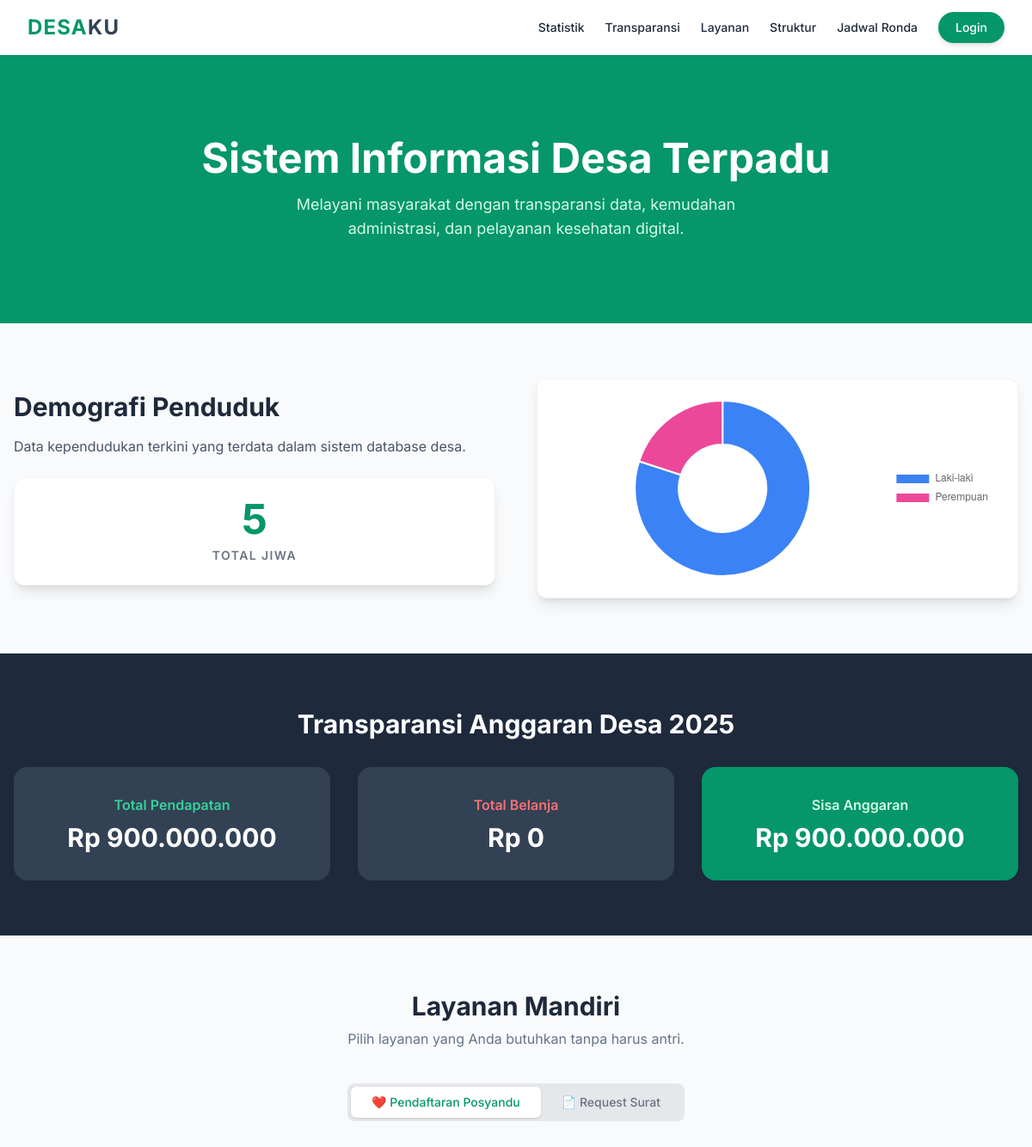
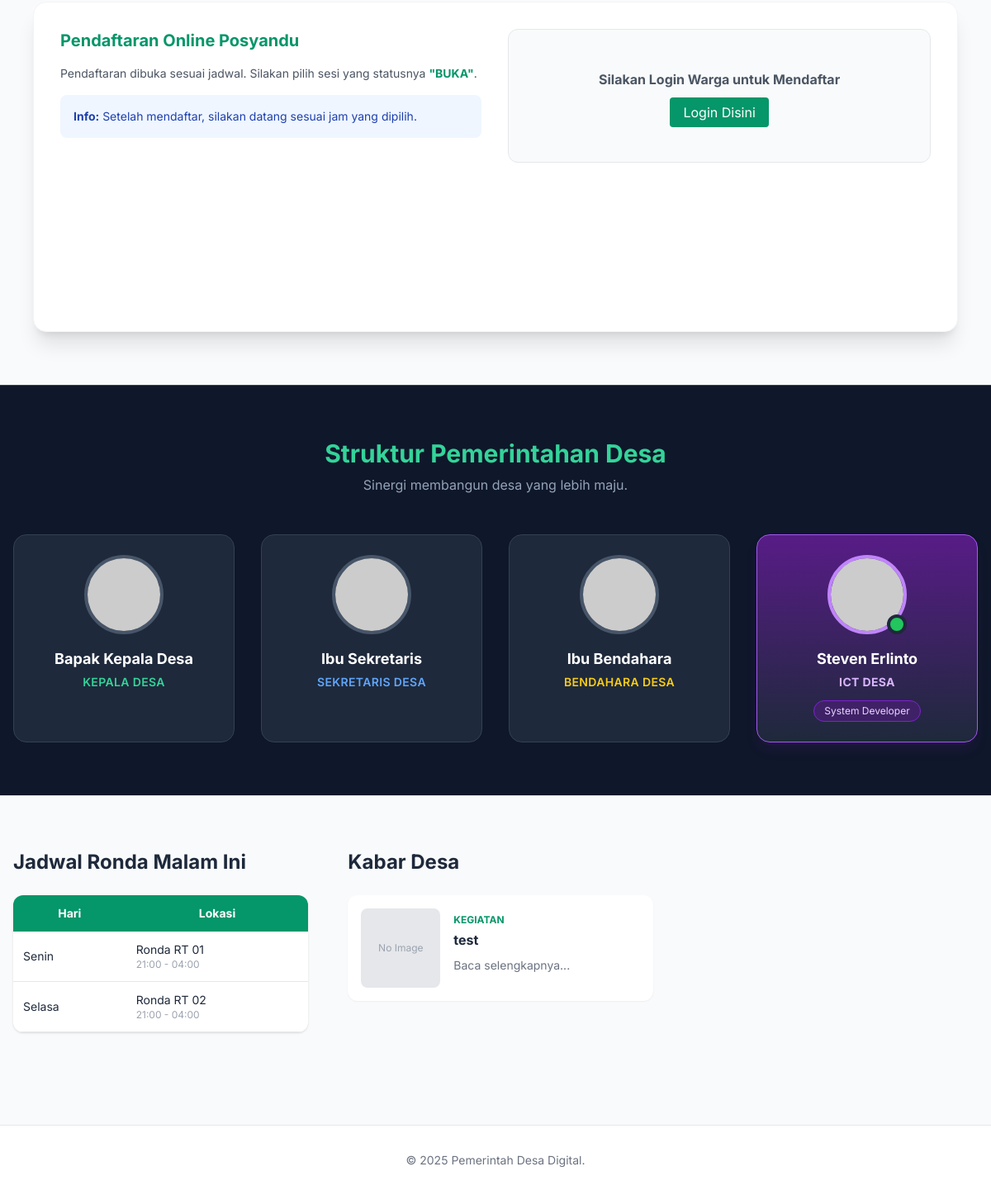
The page / on the database its author committed (2 pictures, top to bottom).
### tables this page shows
CREATE TABLE `users` (
  `id` int(11) NOT NULL,
  `username` varchar(50) NOT NULL,
  `password` varchar(255) NOT NULL,
  `nama_lengkap` varchar(100) NOT NULL,
  `role_level` int(1) NOT NULL COMMENT '1:Dev, 2:Kades, 3:Sekdes, 4:Bendahara'
);

CREATE TABLE `jadwal` (
  `id` int(11) NOT NULL,
  `kegiatan` varchar(100) NOT NULL,
  `hari` varchar(20) NOT NULL,
  `jam` varchar(20) NOT NULL,
  `petugas` varchar(200) NOT NULL,
  `jenis` enum('Ronda','Posyandu') NOT NULL,
  `id_penanggung_jawab` int(11) DEFAULT NULL
);

CREATE TABLE `berita` (
  `id` int(11) NOT NULL,
  `judul` varchar(200) NOT NULL,
  `slug` varchar(200) NOT NULL,
  `isi` text NOT NULL,
  `kategori` varchar(50) DEFAULT 'Kegiatan',
  `gambar` varchar(100) DEFAULT 'default.jpg',
  `tanggal` datetime DEFAULT current_timestamp(),
  `id_user` int(11) DEFAULT 1
);

### index.php (the view, shortened to what this page needs)
<?php
include 'includes/koneksi.php';
$total_lk = mysqli_fetch_assoc(mysqli_query($conn, "SELECT COUNT(*) as t FROM penduduk WHERE jk='L'"))['t'];
$total_pr = mysqli_fetch_assoc(mysqli_query($conn, "SELECT COUNT(*) as t FROM penduduk WHERE jk='P'"))['t'];
$total_warga = $total_lk + $total_pr;
$apb_in = mysqli_fetch_assoc(mysqli_query($conn, "SELECT SUM(nominal) as t FROM apb_desa WHERE jenis='Pendapatan'"))['t'] ?? 0;
$apb_out = mysqli_fetch_assoc(mysqli_query($conn, "SELECT SUM(nominal) as t FROM apb_desa WHERE jenis='Belanja'"))['t'] ?? 0;
$d_kades = mysqli_fetch_assoc(mysqli_query($conn, "SELECT nama_lengkap FROM users WHERE role_level='2' LIMIT 1"));
$d_sekdes = mysqli_fetch_assoc(mysqli_query($conn, "SELECT nama_lengkap FROM users WHERE role_level='3' LIMIT 1"));
$d_bendahara = mysqli_fetch_assoc(mysqli_query($conn, "SELECT nama_lengkap FROM users WHERE role_level='4' LIMIT 1"));
$nama_kades = $d_kades['nama_lengkap'] ?? "Pejabat Belum Diisi";
$nama_sekdes = $d_sekdes['nama_lengkap'] ?? "Pejabat Belum Diisi";
$nama_bendahara = $d_bendahara['nama_lengkap'] ?? "Pejabat Belum Diisi";
?>
<!DOCTYPE html>
<html lang="id" class="scroll-smooth">
<head>
    <script src="https://cdn.tailwindcss.com"></script>
</head>
<body class="bg-gray-50 text-slate-800">
    <nav class="bg-white/90 backdrop-blur-md shadow-sm sticky top-0 z-50">
        <div class="max-w-7xl mx-auto px-4 sm:px-6 lg:px-8">
            <div class="flex justify-between h-16 items-center">
                <h1 class="text-2xl font-bold text-emerald-600 tracking-wider">DESA<span class="text-slate-700">KU</span></h1>
                <div class="hidden md:flex items-center space-x-6 text-sm font-medium">
                    <a href="#stats" class="hover:text-emerald-600 transition">Statistik</a>
                    <a href="#apb" class="hover:text-emerald-600 transition">Transparansi</a>
                    <a href="#layanan" class="hover:text-emerald-600 transition">Layanan</a>
                    <a href="#struktur" class="hover:text-emerald-600 transition">Struktur</a>
                    <a href="#ronda" class="hover:text-emerald-600 transition">Jadwal Ronda</a>
                    <?php if(isset($_SESSION['user_login'])): ?>
                        <div class="flex items-center gap-3 pl-4 border-l">
                            <span class="text-emerald-700 font-bold">Hi, <?= $_SESSION['user_name']; ?></span>
                            <a href="logout.php" class="text-xs bg-red-50 text-red-600 px-3 py-1 rounded-full font-bold hover:bg-red-100 border border-red-200">Logout</a>
                        </div>
                    <?php else: ?>
                        <a href="login.php" class="bg-emerald-600 text-white px-5 py-2 rounded-full hover:bg-emerald-700 transition shadow-md">Login</a>
                    <?php endif; ?>
                </div>
            </div>
        </div>
    </nav>
    <div class="bg-emerald-600 text-white py-24 text-center px-4 relative overflow-hidden">
        <div class="relative z-10">
            <h1 class="text-4xl md:text-5xl font-bold mb-4">Sistem Informasi Desa Terpadu</h1>
            <p class="text-emerald-100 max-w-xl mx-auto text-lg">Melayani masyarakat dengan transparansi data, kemudahan administrasi, dan pelayanan kesehatan digital.</p>
        </div>
    </div>
    <div id="stats" class="max-w-7xl mx-auto px-4 py-16">
        <div class="grid md:grid-cols-2 gap-12 items-center">
            <div>
                <h2 class="text-3xl font-bold text-slate-800 mb-4">Demografi Penduduk</h2>
                <p class="text-slate-600 mb-6">Data kependudukan terkini yang terdata dalam sistem database desa.</p>
                <div class="bg-white p-6 rounded-xl shadow-lg border border-gray-100 text-center">
                    <h3 class="text-5xl font-bold text-emerald-600 mb-2"><?= number_format($total_warga); ?></h3>
                    <p class="text-gray-500 uppercase tracking-widest text-sm font-semibold">Total Jiwa</p>
                </div>
            </div>
            <div class="bg-white p-6 rounded-xl shadow-lg border border-gray-100 h-64">
                <canvas id="chartPenduduk"></canvas>
            </div>
        </div>
    </div>
    <div id="apb" class="bg-slate-800 text-white py-16">
        <div class="max-w-7xl mx-auto px-4 text-center">
            <h2 class="text-3xl font-bold mb-8">Transparansi Anggaran Desa 2025</h2>
            <div class="grid md:grid-cols-3 gap-8">
                <div class="bg-slate-700 p-8 rounded-2xl relative overflow-hidden"><p class="text-emerald-400 font-semibold mb-2">Total Pendapatan</p><h3 class="text-3xl font-bold">Rp <?= number_format($apb_in, 0, ',', '.'); ?></h3></div>
                <div class="bg-slate-700 p-8 rounded-2xl relative overflow-hidden"><p class="text-red-400 font-semibold mb-2">Total Belanja</p><h3 class="text-3xl font-bold">Rp <?= number_format($apb_out, 0, ',', '.'); ?></h3></div>
                <div class="bg-emerald-600 p-8 rounded-2xl relative overflow-hidden"><p class="text-emerald-100 font-semibold mb-2">Sisa Anggaran</p><h3 class="text-3xl font-bold">Rp <?= number_format($apb_in - $apb_out, 0, ',', '.'); ?></h3></div>
            </div>
        </div>
    </div>
    <div id="layanan" class="max-w-6xl mx-auto px-4 py-16">
        <div class="text-center mb-10"><h2 class="text-3xl font-bold text-slate-800">Layanan Mandiri</h2><p class="text-slate-500 mt-2">Pilih layanan yang Anda butuhkan tanpa harus antri.</p></div>
        <div class="flex justify-center mb-8"><div class="bg-gray-200 p-1 rounded-lg inline-flex"><button onclick="switchTab('posyandu')" id="btn-posyandu" class="px-6 py-2 rounded-md font-medium text-sm transition bg-white shadow text-emerald-600">❤️ Pendaftaran Posyandu</button><button onclick="switchTab('surat')" id="btn-surat" class="px-6 py-2 rounded-md font-medium text-sm transition text-gray-500 hover:text-gray-700">📄 Request Surat</button></div></div>
        <div class="bg-white rounded-2xl shadow-xl border border-gray-100 overflow-hidden min-h-[400px]">
            <div id="tab-posyandu" class="p-8">
                <div class="flex flex-col md:flex-row gap-8">
                    <div class="md:w-1/2">
                        <h3 class="text-xl font-bold text-emerald-600 mb-4">Pendaftaran Online Posyandu</h3>
                        <p class="text-gray-600 mb-4 text-sm">Pendaftaran dibuka sesuai jadwal. Silakan pilih sesi yang statusnya <span class="font-bold text-emerald-600">"BUKA"</span>.</p>
                        <div class="bg-blue-50 p-4 rounded-lg text-sm text-blue-800"><strong>Info:</strong> Setelah mendaftar, silakan datang sesuai jam yang dipilih.</div>
                    </div>
                    <div class="md:w-1/2 bg-gray-50 p-6 rounded-xl border border-gray-200">
                        <?php if(!isset($_SESSION['user_login'])): ?>
                            <div class="text-center py-6"><p class="mb-4 text-gray-600 font-bold">Silakan Login Warga untuk Mendaftar</p><a href="login.php" class="bg-emerald-600 text-white px-4 py-2 rounded">Login Disini</a></div>
                        <?php endif; ?>
                    </div>
                </div>
            </div>
        </div>
    </div>
    <div id="struktur" class="bg-slate-900 py-16 text-white border-t border-slate-700">
        <div class="max-w-7xl mx-auto px-4">
            <div class="text-center mb-12">
                <h2 class="text-3xl font-bold text-emerald-400">Struktur Pemerintahan Desa</h2>
                <p class="text-slate-400 mt-2">Sinergi membangun desa yang lebih maju.</p>
            </div>
            <div class="grid grid-cols-1 md:grid-cols-4 gap-8 text-center">
                <div class="bg-slate-800 p-6 rounded-2xl border border-slate-700 hover:border-emerald-500 transition">
                    <img src="https://ui-avatars.com/api/?name=<?= urlencode($nama_kades); ?>&background=10b981&color=fff&size=128" class="w-24 h-24 rounded-full mx-auto mb-4 border-4 border-slate-600">
                    <h4 class="font-bold text-lg"><?= $nama_kades; ?></h4>
                    <p class="text-emerald-400 text-sm uppercase tracking-wide font-semibold mt-1">Kepala Desa</p>
                </div>
                <div class="bg-slate-800 p-6 rounded-2xl border border-slate-700 hover:border-emerald-500 transition">
                    <img src="https://ui-avatars.com/api/?name=<?= urlencode($nama_sekdes); ?>&background=3b82f6&color=fff&size=128" class="w-24 h-24 rounded-full mx-auto mb-4 border-4 border-slate-600">
                    <h4 class="font-bold text-lg"><?= $nama_sekdes; ?></h4>
                    <p class="text-blue-400 text-sm uppercase tracking-wide font-semibold mt-1">Sekretaris Desa</p>
                </div>
                <div class="bg-slate-800 p-6 rounded-2xl border border-slate-700 hover:border-emerald-500 transition">
                    <img src="https://ui-avatars.com/api/?name=<?= urlencode($nama_bendahara); ?>&background=f59e0b&color=fff&size=128" class="w-24 h-24 rounded-full mx-auto mb-4 border-4 border-slate-600">
                    <h4 class="font-bold text-lg"><?= $nama_bendahara; ?></h4>
                    <p class="text-yellow-400 text-sm uppercase tracking-wide font-semibold mt-1">Bendahara Desa</p>
                </div>
                <div class="bg-gradient-to-b from-purple-900 to-slate-800 p-6 rounded-2xl border border-purple-500 shadow-lg shadow-purple-900/20 transform hover:-translate-y-2 transition">
                    <div class="relative w-24 h-24 mx-auto mb-4">
                        <img src="https://ui-avatars.com/api/?name=Steven+Erlinto&background=8b5cf6&color=fff&size=128" class="w-full h-full rounded-full border-4 border-purple-400">
                        <span class="absolute bottom-0 right-0 bg-green-500 w-6 h-6 rounded-full border-4 border-slate-800"></span>
                    </div>
                    <h4 class="font-bold text-lg text-white">Steven Erlinto</h4>
                    <p class="text-purple-300 text-sm uppercase tracking-wide font-bold mt-1">ICT Desa</p>
                    <span class="inline-block mt-3 px-3 py-1 bg-purple-900/50 text-purple-200 text-xs rounded-full border border-purple-700">System Developer</span>
                </div>
            </div>
        </div>
    </div>
    <div id="ronda" class="max-w-7xl mx-auto px-4 py-16 border-t border-gray-200">
        <div class="grid md:grid-cols-3 gap-12">
            <div class="md:col-span-1">
                <h3 class="text-2xl font-bold mb-6 text-slate-800">Jadwal Ronda Malam Ini</h3>
                <div class="bg-white shadow rounded-xl overflow-hidden">
                    <table class="w-full text-sm">
                        <thead class="bg-emerald-600 text-white"><tr><th class="p-3">Hari</th><th class="p-3">Lokasi</th></tr></thead>
                        <tbody>
                            <?php $hari_ini = array("Minggu","Senin","Selasa","Rabu","Kamis","Jumat","Sabtu")[date('w')];
                            $q_ronda = mysqli_query($conn, "SELECT * FROM jadwal WHERE jenis='Ronda' LIMIT 5");
                            while($r=mysqli_fetch_assoc($q_ronda)): $highlight = ($r['hari'] == $hari_ini) ? "bg-emerald-50 font-bold text-emerald-700" : ""; ?>
                            <tr class="border-b <?= $highlight ?>"><td class="p-3"><?= $r['hari']; ?></td><td class="p-3"><?= $r['kegiatan']; ?> <span class="text-xs text-gray-400 block"><?= $r['jam']; ?></span></td></tr>
                            <?php endwhile; ?>
                        </tbody>
                    </table>
                </div>
            </div>
            <div class="md:col-span-2">
                <h3 class="text-2xl font-bold mb-6 text-slate-800">Kabar Desa</h3>
                <div class="grid md:grid-cols-2 gap-6">
                    <?php $q_news = mysqli_query($conn, "SELECT * FROM berita ORDER BY id DESC LIMIT 4"); while($n=mysqli_fetch_assoc($q_news)): ?>
                    <div class="flex gap-4 items-start bg-white p-4 rounded-xl shadow-sm hover:shadow-md transition">
                        <?php if(!empty($n['gambar']) && file_exists('uploads/'.$n['gambar'])): ?><img src="uploads/<?= $n['gambar']; ?>" class="w-24 h-24 object-cover rounded-lg bg-gray-200"><?php else: ?><div class="w-24 h-24 bg-gray-200 rounded-lg flex items-center justify-center text-xs text-gray-400">No Image</div><?php endif; ?>
                        <div><span class="text-xs font-bold text-emerald-600 uppercase"><?= $n['kategori']; ?></span><h4 class="font-bold text-slate-800 leading-tight mt-1 mb-2"><?= $n['judul']; ?></h4><a href="#" class="text-sm text-gray-500 hover:text-emerald-600">Baca selengkapnya...</a></div>
                    </div>
                    <?php endwhile; ?>
                </div>
            </div>
        </div>
    </div>
    <footer class="bg-white border-t py-8 text-center text-gray-500 text-sm mt-12">&copy; 2025 Pemerintah Desa Digital.</footer>
    <script>
        const ctx = document.getElementById('chartPenduduk').getContext('2d');
        new Chart(ctx, { type: 'doughnut', data: { labels: ['Laki-laki', 'Perempuan'], datasets: [{ data: [<?= $total_lk; ?>, <?= $total_pr; ?>], backgroundColor: ['#3b82f6', '#ec4899'], hoverOffset: 4 }] }, options: { responsive: true, maintainAspectRatio: false, plugins: { legend: { position: 'right' } } } });
        function switchTab(tabName) {
            document.getElementById('tab-posyandu').classList.add('hidden'); document.getElementById('tab-surat').classList.add('hidden');
            document.getElementById('btn-posyandu').className = "px-6 py-2 rounded-md font-medium text-sm transition text-gray-500 hover:text-gray-700";
            document.getElementById('btn-surat').className = "px-6 py-2 rounded-md font-medium text-sm transition text-gray-500 hover:text-gray-700";
            document.getElementById('tab-' + tabName).classList.remove('hidden');
            document.getElementById('btn-' + tabName).className = "px-6 py-2 rounded-md font-medium text-sm transition bg-white shadow text-emerald-600";
        }
    </script>
</body>
</html>

### index.php (style rules this page uses)
body { font-family:'Inter',sans-serif; }

### rows shown on the page
users: nama_lengkap "Bapak Kepala Desa"
users: nama_lengkap "Ibu Sekretaris"
users: nama_lengkap "Ibu Bendahara"
jadwal: hari "Senin", kegiatan "Ronda RT 01", jam "21:00 - 04:00"
jadwal: hari "Selasa", kegiatan "Ronda RT 02", jam "21:00 - 04:00"
berita: shows "No Image", kategori "KEGIATAN", judul "test"

### other values the page prints
$total_warga "5"
$apb_in "900.000.000"
$apb_out "0"
$apb_in - $apb_out "900.000.000"
chart data {{ $total_lk }} 4
chart data {{ $total_pr }} 1
